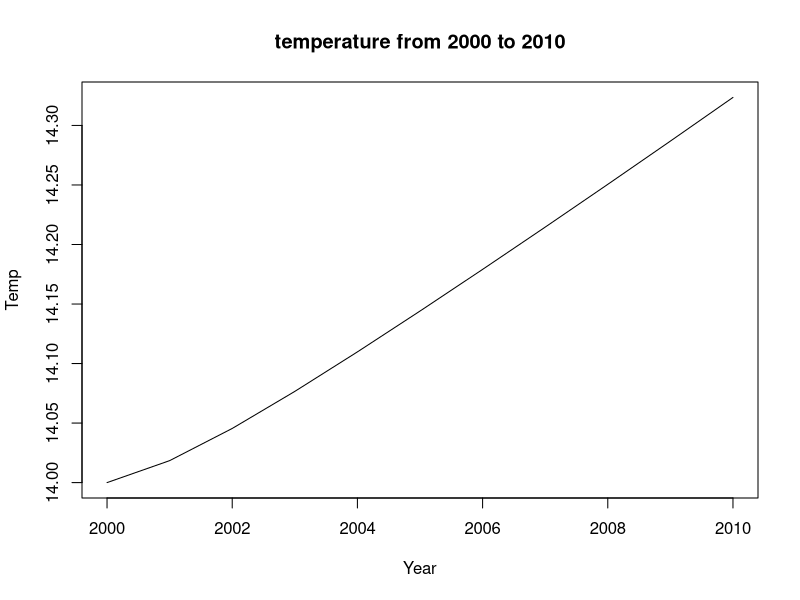

R code for this plot:
print('starting!')

# constants
S0 = 1370
sigma = 5.67e-8
Tinit = 14.0 + 273.15
N = 11
# sensitivity of temperature to CO2, in Kelvin per 1ppmv of CO2 change
T_CO2_sens = 0.005
# sensitivity of albedo to temperature, albedo increase per 1
# degree temperature change
a_T_sens = -0.005

#initialising vectors
year = numeric(N)
CO2 = numeric(N)
Talbedo = numeric(N)
Tgg = numeric(N)
Tearth = numeric(N)
TearthC = numeric(N)
albedo = numeric(N)

# initial conditions for the year 2000
# set first year to 2000
year[1] = 2000 
# set first CO2 to 369 ppmv:
CO2[1] = 369
# for albedo, we need initial conditions for year 2000 and 2001, because of the lag:
albedo[1]=0.3
albedo[2]=0.3
# calculate the first temperature of the Earth with no
# greenhouse gases:
Talbedo[1] = (S0*(1-albedo[1])/(4*sigma))^(1/4)
# calculate the initial greenhouse warming, actual temperature,
# and convert to Celsius:
Tgg[1] = Tinit - Talbedo[1]
Tearth[1] = Talbedo[1] + Tgg[1] 
TearthC[1] = Tearth[1] - 273.15 



# Now loop forward in time
# We have the initial values now (index = 1), so we need to start
# at index 2.  So, i will loop through from 2 to N (the final
# year):

for (i in 2:N) {
  
  # to calculate this year, just add 1 to the previous
  # year:
  year[i] = year[i-1] + 1
  # to calculate this CO2, just multiply the previous value
  # by 1.01 (i.e. increase it by 1%):
  CO2[i] = CO2[i - 1] * 1.01
  # Calculate albedo for this year:
  # only do this bit if we are beyond the first two years:    
  if (i>2) albedo[i] = albedo[i - 1] + ((Tearth[i - 1] - Tearth[i - 2]) * a_T_sens)
  # Calculate temperature for this year (assuming no CO2):
  Talbedo[i] = (S0*(1-albedo[i])/(4*sigma))^(1/4)
  # This is the slightly complex bit....
  # The greenhouse warming for this year is equal to the
  # greenhouse warming for the previous year, plus some 
  # extra warming because CO2 has increased since then.
  # The amount of extra warming is equal to the amount that
  # CO2 has increased by, multiplied by T_CO2_sens: 
  Tgg[i] = Tgg[i-1] + T_CO2_sens * (CO2[i] - CO2[i - 1])
  # as before, work out actual the temperature of the Earth
  # in Kelvn and Celsius: 
  Tearth[i] = Talbedo[i] + Tgg[i]
  TearthC[i] = Tearth[i] - 273.15 
  # ...and finally end the loop with a curly bracket...
}

# Make a plot! 
plot(year,TearthC,type="l",ylab="Temp",xlab="Year",main="temperature from 2000 to 2010")

# Stick it all in a dataframe so you can visualise it:
mydata = data.frame(year,CO2,albedo,Tgg,Talbedo,Tearth,TearthC)
